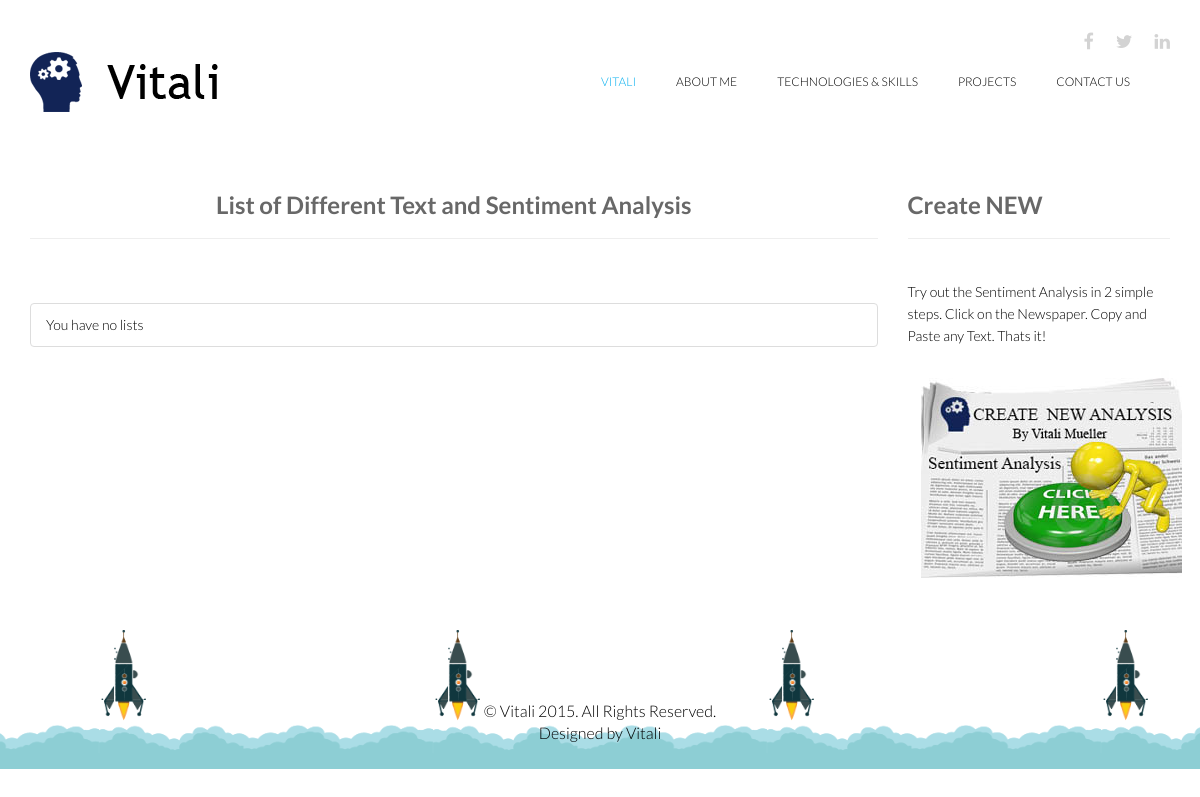
The app's page /sentiment/, older data.
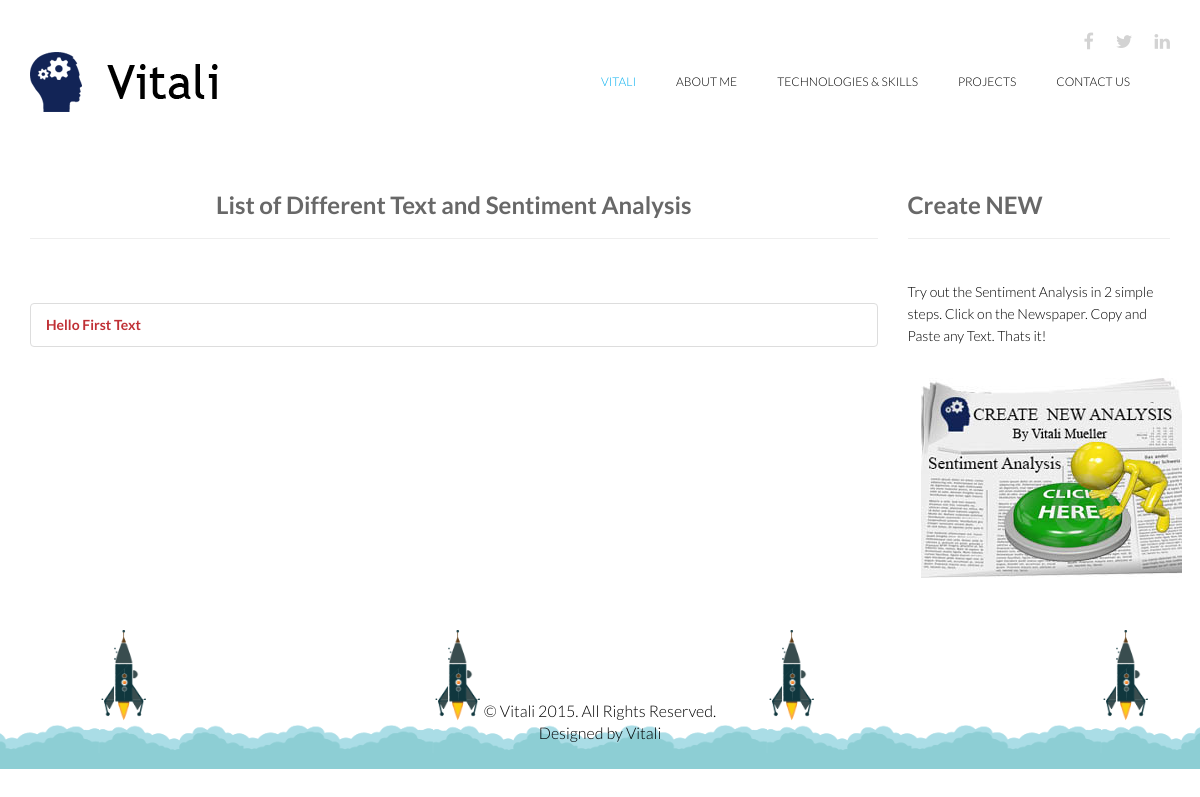
The same page, newer data.
### messageboard/models.py (models this page shows, shortened)
class InputText(models.Model):
    title = models.CharField(max_length=255)
    content = models.TextField()
    created = models.DateTimeField(auto_now_add=True, auto_now=False)
    slug = models.SlugField(unique=True)
    def __str__(self):
        return self.title
    def get_absolute_url(self):
        return reverse("sent_detail", kwargs={'slug':self.slug})

### messageboard/views.py (the view)
# urls.py: url(r'^sentiment/$', SentimentList.as_view(), name="sent_list"),
class SentimentList(ListView):
    template_name = 'sentiment/list.html'
    model = InputText
    def get_queryset(self, *args, **kwargs):
        qs = super(SentimentList, self).get_queryset(*args, **kwargs).order_by("-created")
        return qs

### templates/sentiment/list.html
{% extends 'base.html' %}
{% load static %}
{% block content %}
<div class="container">
<div class="row">
    <div class="col-sm-9">
        <h2 class="text-center"><strong>List of Different Text and Sentiment Analysis</strong></h2>
		<hr/>
		<br/>
        <br/>
        <ul class="list-group">
            {% for object in object_list %}
            <li class="list-group-item"> <a href="{{ object.get_absolute_url }}"><strong>{{ object }}</strong></a> </li>
            {% empty %}
            <li class="list-group-item">You have no lists</li>
            {% endfor %}
        </ul>
    </div>
<div class="col-sm-3">
        <h2><strong>Create NEW</strong></h2>
		<hr/>
		<br/>
        Try out the Sentiment Analysis in 2 simple steps.
        Click on the Newspaper. Copy and Paste any Text.
        Thats it!
        <p style="padding: 0; margin: 0;"><a href="{% url 'sent_create' %}" class="btn"><img src="{% static 'vitali/images/portfolio/14.jpg' %}" /></a></p> </div> </div>
</div>
{% endblock content %}

Row changes from the older to the newer data that the page shows:
added InputText: title "Hello First Text"
Text that changed along with them:
text no longer shown: "You have no lists"
